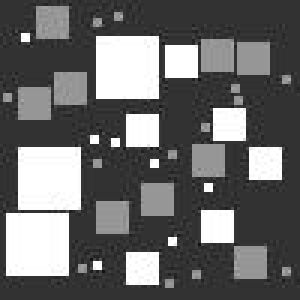
%> input picture squaresCount/sq_img.jpg, 100 x 100 px (shown 3 times larger)
$ octave squares.m   (GNU Octave 9; MATLAB toolbox functions it lacks are replaced by stand-ins)
%> lines starting %> are read from the running program, lines starting %| are printed output that depends on the picture; in (x1, y1, x2, y2) boxes, pixels count from 0 and x2, y2 are one past the last pixel; in counts of white or black regions, pixels touching at a corner belong together; the program's own positions count from 1

%Read image
I = imread('sq_img.jpg') ;
%> I is the input picture: size 100x100 uint8; min 16, max 255, mean 105.1
imtool(I, []) ;

%====================================================

%vector to store count of squares colorwise and size wise
%odd indices represent white squares
%even indices represent gray squares
x = [] ;

%====================================================
%Large Squares

%remove the smaller squares from image
I1 = imopen(I, strel('square', 13 )) ;
imtool(I1, []) ;

%binarize the image to get count of total squares of a particular size
thresh = graythresh(I1) ;
%> thresh = 0.531
I2 = im2bw(I1, thresh) ;
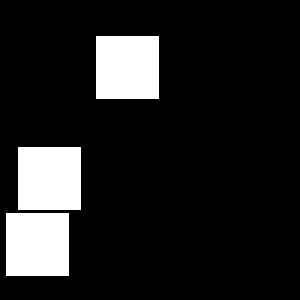
%> I2: size 100x100 logical (shown 3 times larger); 13.2% white; 3 white regions, box (x1, y1, x2, y2) and area: (32, 12, 53, 33) 441, (6, 49, 27, 70) 441, (2, 71, 23, 92) 441
[L1, num1] = bwlabel(I2) ; %total squares
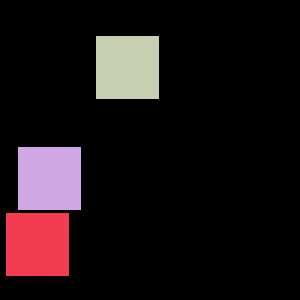
%> L1: size 100x100 double (shown 3 times larger); 4 distinct labels, from 0 to 3; one colour per label, 0 black
%> num1 = 3
imtool(I2, []) ;
I3 = im2bw(I1) ;
[L2, num2] = bwlabel(I3) ;%white squares
%> num2 = 3
imtool(I3, []) ;
x = [x, num2, num1 - num2] ;
%> x = [3 0]

%remove the squares and move to nest size squares
I11 = I - uint8(I1) ;
imtool(I11, []) ;

%====================================================
%Medium Squares

%remove the smaller squares from image
I1 = imopen(I11, strel('square', 11 )) ;
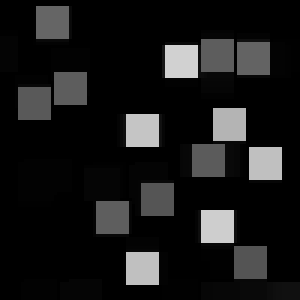
%> I1: size 100x100 uint8 (shown 3 times larger); min 0, max 209, mean 25.3
imtool(I1, [])

%binarize the image to get count of total squares of a particular size
thresh = graythresh(I1) ;
%> thresh = 0.206
I2 = im2bw(I1, thresh) ;
%> I2: size 100x100 logical; 18.1% white; 15 white regions, largest, box (x1, y1, x2, y2) and area: (12, 2, 23, 13) 121, (67, 13, 78, 24) 121, (55, 15, 66, 26) 121
[L1, num1] = bwlabel(I2) ; %total squares
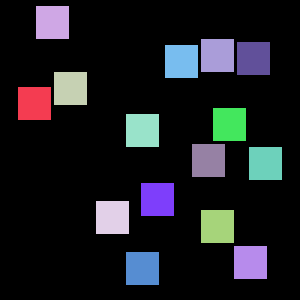
%> L1: size 100x100 double (shown 3 times larger); 16 distinct labels, from 0 to 15; one colour per label, 0 black
%> num1 = 15
imtool(I2, []) ;
I3 = im2bw(I1) ;
%> I3: size 100x100 logical; 7.3% white; 6 white regions, box (x1, y1, x2, y2) and area: (55, 15, 66, 26) 121, (71, 36, 82, 47) 121, (42, 38, 53, 49) 121, (83, 49, 94, 60) 121, (67, 70, 78, 81) 121, (42, 84, 53, 95) 121
[L2, num2] = bwlabel(I3) ;%white squares
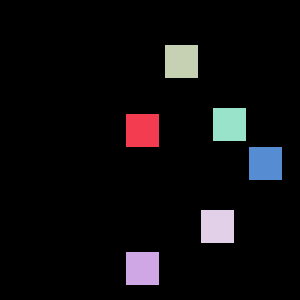
%> L2: size 100x100 double (shown 3 times larger); 7 distinct labels, from 0 to 6; one colour per label, 0 black
%> num2 = 6
imtool(I3, []) ;
x = [x, num2, num1 - num2] ;
%> x = [3 0 6 9]

%remove the squares and move to nest size squares
I11 = I11 - uint8(I1) ;
imtool(I11, []) ;

%====================================================
%Small Squares

%final iteration only small squares left
I1 = imopen(I11, strel('square', 3 )) ;
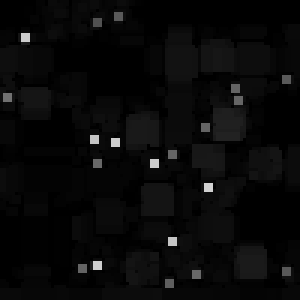
%> I1: size 100x100 uint8 (shown 3 times larger); min 0, max 209, mean 9
imtool(I1, []) ;

%binarize the image to get count of total squares of a particular size
thresh = graythresh(I1) ;
%> thresh = 0.224
I2 = im2bw(I11, thresh) ;
%> I2: size 100x100 logical; 1.8% white in thin lines or dots, all inside (x1, y1, x2, y2) = (1, 4, 97, 96)
[L1, num1] = bwlabel(I2) ; %total squares
%> L1: size 100x100 double; 21 distinct labels, from 0 to 20
%> num1 = 20
imtool(I2, []) ;
I3 = im2bw(I1) ;
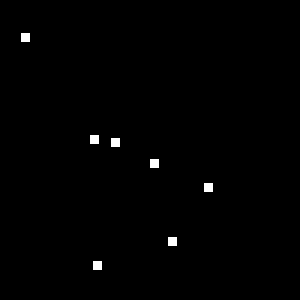
%> I3: size 100x100 logical (shown 3 times larger); 0.63% white in thin lines or dots, all inside (x1, y1, x2, y2) = (7, 11, 71, 90)
[L2, num2] = bwlabel(I3) ;%white squares
%> L2: size 100x100 double; 8 distinct labels, from 0 to 7
%> num2 = 7
imtool(I3, []) ;
x = [x, num2, num1 - num2] ;
%> x = [3 0 6 9 7 13]
